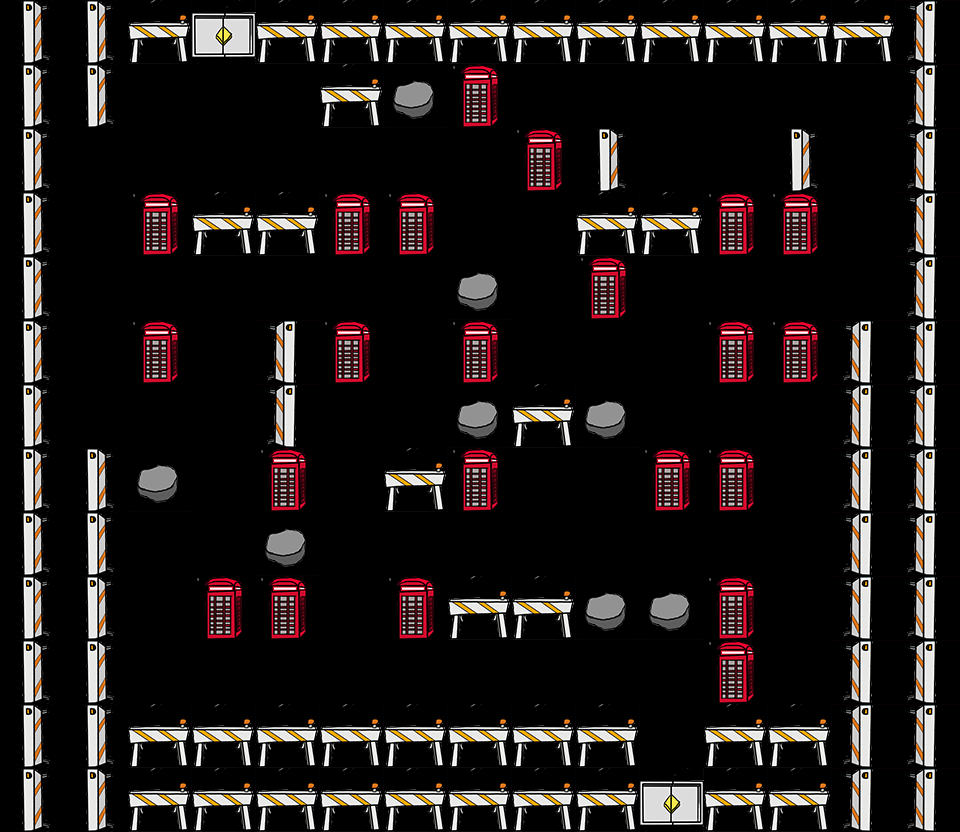

A 2D game scene composited from a Tiled map and its tileset images. What follows is a short description and the map's XML, with each tile layer's data collapsed to a summary:
An orthogonal 15x13 tile map with 64x64 px tiles, 1 tile layer (blockedLayer), 1 hidden layer not drawn and 31 objects (8x path, 4x plate, 4x killPlayer, 3x zombieS, 3x orbD, ...).

<map version="1.0" orientation="orthogonal" renderorder="right-down" width="15" height="13" tilewidth="64" tileheight="64" nextobjectid="67">
 <tileset firstgid="1" name="Tiles2" tilewidth="64" tileheight="64">
  <image source="Tiles/Tiles2.png" trans="00ff55" width="320" height="256" />
 </tileset>
 <layer name="backgroundLayer" width="15" height="13" visible="0">
  <data>[195 cells, 195 non-empty, 5 distinct tile ids]</data>
 </layer>
 <layer name="blockedLayer" width="15" height="13">
  <data>[195 cells, 118 non-empty, 6 distinct tile ids]</data>
 </layer>
 <objectgroup name="objectsLayer">
  <object id="9" name="plate1" type="plate" gid="17" x="768" y="704" width="64" height="64" />
  <object id="12" name="plate2" type="plate" gid="17" x="128" y="192" width="64" height="64" />
  <object id="14" name="plate3" type="plate" gid="17" x="256" y="192" width="64" height="64" />
  <object id="17" name="Z3" type="zombieS" x="64" y="256" width="64" height="64">
   <ellipse />
  </object>
  <object id="19" name="necromancer" type="necromancer" x="192" y="64" width="64" height="64">
   <ellipse />
  </object>
  <object id="20" name="playerStart" type="playerStart" x="640" y="704" width="64" height="64">
   <ellipse />
  </object>
  <object id="21" name="H1" type="hunter" x="640" y="512" width="64" height="64">
   <ellipse />
  </object>
  <object id="22" name="H1P2" type="path" x="384" y="512" width="64" height="64" />
  <object id="23" name="H1P1" type="path" x="768" y="512" width="64" height="64" />
  <object id="27" name="Z2" type="zombieM" x="192" y="320" width="64" height="64">
   <ellipse />
  </object>
  <object id="28" name="Z4" type="zombieS" x="320" y="384" width="64" height="64">
   <ellipse />
  </object>
  <object id="29" name="Z2P2" type="path" x="192" y="256" width="64" height="64" />
  <object id="30" name="Z2P1" type="path" x="192" y="512" width="64" height="64" />
  <object id="31" name="Z1" type="zombieS" x="448" y="640" width="64" height="64">
   <ellipse />
  </object>
  <object id="32" name="Z6" type="zombie" x="448" y="128" width="64" height="64">
   <ellipse />
  </object>
  <object id="34" name="plate4" type="plate" gid="17" x="512" y="128" width="64" height="64" />
  <object id="38" name="Z5" type="zombieM" x="512" y="256" width="64" height="64">
   <ellipse />
  </object>
  <object id="40" name="Z5P1" type="path" x="512" y="192" width="64" height="64" />
  <object id="42" name="Z5P2" type="path" x="512" y="320" width="64" height="64" />
  <object id="44" name="H2" type="hunter" x="704" y="64" width="64" height="64">
   <ellipse />
  </object>
  <object id="45" name="H2P2" type="path" x="576" y="64" width="64" height="64" />
  <object id="49" name="H2P1" type="path" x="768" y="64" width="64" height="64" />
  <object id="51" name="orb2" type="orbD" gid="2" x="128" y="128" width="64" height="64" />
  <object id="52" name="orb4" type="orbD" gid="2" x="256" y="128" width="64" height="64" />
  <object id="54" name="orb3" type="orbD" gid="2" x="192" y="192" width="64" height="64" />
  <object id="56" name="door1" type="door" gid="12" x="832" y="256" width="64" height="64" />
  <object id="58" name="killPlayer" type="killPlayer" x="128" y="256" width="64" height="64" />
  <object id="60" name="killPlayer" type="killPlayer" x="320" y="448" width="64" height="64" />
  <object id="62" name="killPlayer" type="killPlayer" x="448" y="64" width="64" height="64" />
  <object id="64" name="killPlayer" type="killPlayer" x="384" y="640" width="64" height="64" />
  <object id="66" name="door1" type="door" gid="12" x="320" y="576" width="64" height="64" />
 </objectgroup>
</map>